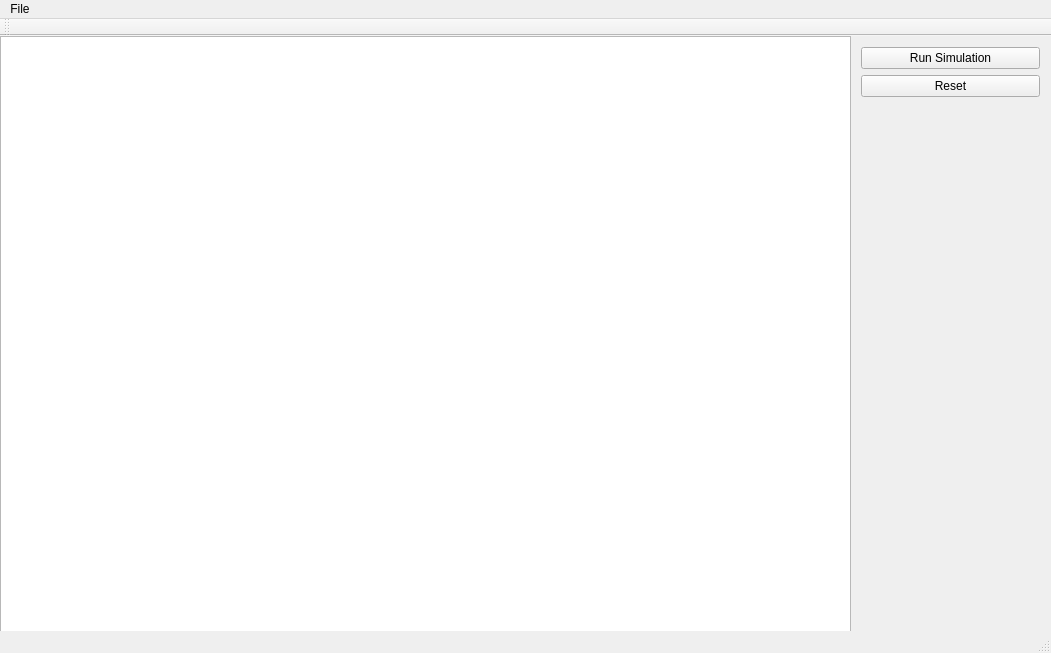
<?xml version="1.0" encoding="UTF-8"?>
<ui version="4.0">
 <class>MainWindow</class>
 <widget class="QMainWindow" name="MainWindow">
  <property name="geometry">
   <rect>
    <x>0</x>
    <y>0</y>
    <width>1051</width>
    <height>653</height>
   </rect>
  </property>
  <property name="windowTitle">
   <string>MainWindow</string>
  </property>
  <widget class="QWidget" name="centralWidget">
   <widget class="QGraphicsView" name="graphicsView">
    <property name="geometry">
     <rect>
      <x>0</x>
      <y>0</y>
      <width>851</width>
      <height>601</height>
     </rect>
    </property>
    <property name="font">
     <font>
      <family>Arial</family>
      <pointsize>12</pointsize>
      <weight>75</weight>
      <bold>true</bold>
     </font>
    </property>
    <property name="autoFillBackground">
     <bool>false</bool>
    </property>
    <property name="transformationAnchor">
     <enum>QGraphicsView::AnchorViewCenter</enum>
    </property>
   </widget>
   <widget class="QWidget" name="verticalLayoutWidget">
    <property name="geometry">
     <rect>
      <x>850</x>
      <y>0</y>
      <width>201</width>
      <height>601</height>
     </rect>
    </property>
    <layout class="QVBoxLayout" name="verticalLayout">
     <item>
      <widget class="QPushButton" name="pushButton_2">
       <property name="text">
        <string>Run Simulation</string>
       </property>
      </widget>
     </item>
     <item>
      <widget class="QPushButton" name="pushButton">
       <property name="text">
        <string>Reset</string>
       </property>
      </widget>
     </item>
     <item>
      <spacer name="verticalSpacer">
       <property name="orientation">
        <enum>Qt::Vertical</enum>
       </property>
       <property name="sizeHint" stdset="0">
        <size>
         <width>20</width>
         <height>40</height>
        </size>
       </property>
      </spacer>
     </item>
    </layout>
   </widget>
  </widget>
  <widget class="QMenuBar" name="menuBar">
   <property name="geometry">
    <rect>
     <x>0</x>
     <y>0</y>
     <width>1051</width>
     <height>21</height>
    </rect>
   </property>
   <widget class="QMenu" name="menuFile">
    <property name="title">
     <string>File</string>
    </property>
    <addaction name="actionExit"/>
    <addaction name="actionChange_Read_File"/>
   </widget>
   <addaction name="menuFile"/>
  </widget>
  <widget class="QToolBar" name="mainToolBar">
   <attribute name="toolBarArea">
    <enum>TopToolBarArea</enum>
   </attribute>
   <attribute name="toolBarBreak">
    <bool>false</bool>
   </attribute>
  </widget>
  <widget class="QStatusBar" name="statusBar"/>
  <action name="actionExit">
   <property name="text">
    <string>Exit</string>
   </property>
  </action>
  <action name="actionChange_Read_File">
   <property name="text">
    <string>Change Read File</string>
   </property>
  </action>
 </widget>
 <layoutdefault spacing="6" margin="11"/>
 <resources/>
 <connections/>
</ui>
